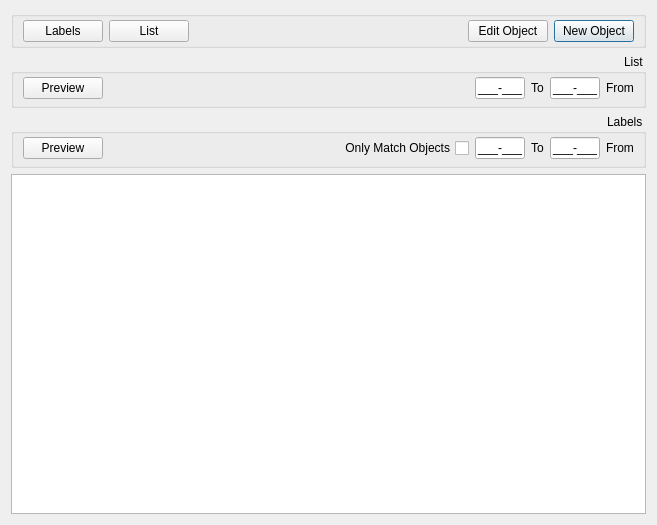
<?xml version="1.0" encoding="UTF-8"?>
<ui version="4.0">
 <class>ObjectManagement</class>
 <widget class="QDialog" name="ObjectManagement">
  <property name="geometry">
   <rect>
    <x>0</x>
    <y>0</y>
    <width>657</width>
    <height>525</height>
   </rect>
  </property>
  <property name="layoutDirection">
   <enum>Qt::RightToLeft</enum>
  </property>
  <layout class="QVBoxLayout" name="verticalLayout">
   <item>
    <widget class="QGroupBox" name="groupBox">
     <property name="title">
      <string/>
     </property>
     <layout class="QHBoxLayout" name="horizontalLayout">
      <property name="topMargin">
       <number>3</number>
      </property>
      <property name="bottomMargin">
       <number>3</number>
      </property>
      <item>
       <widget class="QPushButton" name="bNewObject">
        <property name="text">
         <string>New Object</string>
        </property>
        <property name="icon">
         <iconset resource="resources.qrc">
          <normaloff>:/images/add.png</normaloff>:/images/add.png</iconset>
        </property>
       </widget>
      </item>
      <item>
       <widget class="QPushButton" name="bEditObject">
        <property name="text">
         <string>Edit Object</string>
        </property>
        <property name="icon">
         <iconset resource="resources.qrc">
          <normaloff>:/images/edit.png</normaloff>:/images/edit.png</iconset>
        </property>
       </widget>
      </item>
      <item>
       <spacer name="horizontalSpacer">
        <property name="orientation">
         <enum>Qt::Horizontal</enum>
        </property>
        <property name="sizeHint" stdset="0">
         <size>
          <width>40</width>
          <height>20</height>
         </size>
        </property>
       </spacer>
      </item>
      <item>
       <widget class="QPushButton" name="bPrintList">
        <property name="text">
         <string>List</string>
        </property>
        <property name="icon">
         <iconset resource="resources.qrc">
          <normaloff>:/images/list.png</normaloff>:/images/list.png</iconset>
        </property>
       </widget>
      </item>
      <item>
       <widget class="QPushButton" name="bPrintLabels">
        <property name="text">
         <string>Labels</string>
        </property>
        <property name="icon">
         <iconset resource="resources.qrc">
          <normaloff>:/images/tile.png</normaloff>:/images/tile.png</iconset>
        </property>
       </widget>
      </item>
     </layout>
    </widget>
   </item>
   <item>
    <widget class="QGroupBox" name="gList">
     <property name="title">
      <string>List</string>
     </property>
     <layout class="QHBoxLayout" name="horizontalLayout_2">
      <property name="topMargin">
       <number>3</number>
      </property>
      <property name="bottomMargin">
       <number>6</number>
      </property>
      <item>
       <widget class="QLabel" name="label">
        <property name="sizePolicy">
         <sizepolicy hsizetype="Preferred" vsizetype="Fixed">
          <horstretch>0</horstretch>
          <verstretch>0</verstretch>
         </sizepolicy>
        </property>
        <property name="text">
         <string>From</string>
        </property>
       </widget>
      </item>
      <item>
       <widget class="QLineEdit" name="eFromList">
        <property name="maximumSize">
         <size>
          <width>50</width>
          <height>16777215</height>
         </size>
        </property>
        <property name="inputMask">
         <string>999-999;_</string>
        </property>
       </widget>
      </item>
      <item>
       <widget class="QLabel" name="label_2">
        <property name="sizePolicy">
         <sizepolicy hsizetype="Preferred" vsizetype="Fixed">
          <horstretch>0</horstretch>
          <verstretch>0</verstretch>
         </sizepolicy>
        </property>
        <property name="text">
         <string>To</string>
        </property>
       </widget>
      </item>
      <item>
       <widget class="QLineEdit" name="eToList">
        <property name="maximumSize">
         <size>
          <width>50</width>
          <height>16777215</height>
         </size>
        </property>
        <property name="inputMask">
         <string>999-999;_</string>
        </property>
       </widget>
      </item>
      <item>
       <spacer name="horizontalSpacer_2">
        <property name="orientation">
         <enum>Qt::Horizontal</enum>
        </property>
        <property name="sizeHint" stdset="0">
         <size>
          <width>40</width>
          <height>20</height>
         </size>
        </property>
       </spacer>
      </item>
      <item>
       <widget class="QPushButton" name="bPreviewList">
        <property name="text">
         <string>Preview</string>
        </property>
        <property name="icon">
         <iconset resource="resources.qrc">
          <normaloff>:/images/preview.png</normaloff>:/images/preview.png</iconset>
        </property>
       </widget>
      </item>
     </layout>
    </widget>
   </item>
   <item>
    <widget class="QGroupBox" name="gLabels">
     <property name="title">
      <string>Labels</string>
     </property>
     <layout class="QHBoxLayout" name="horizontalLayout_5">
      <property name="topMargin">
       <number>3</number>
      </property>
      <property name="bottomMargin">
       <number>6</number>
      </property>
      <item>
       <widget class="QLabel" name="label_7">
        <property name="sizePolicy">
         <sizepolicy hsizetype="Preferred" vsizetype="Fixed">
          <horstretch>0</horstretch>
          <verstretch>0</verstretch>
         </sizepolicy>
        </property>
        <property name="text">
         <string>From</string>
        </property>
       </widget>
      </item>
      <item>
       <widget class="QLineEdit" name="eFromLabels">
        <property name="maximumSize">
         <size>
          <width>50</width>
          <height>16777215</height>
         </size>
        </property>
        <property name="inputMask">
         <string>999-999;_</string>
        </property>
       </widget>
      </item>
      <item>
       <widget class="QLabel" name="label_8">
        <property name="sizePolicy">
         <sizepolicy hsizetype="Preferred" vsizetype="Fixed">
          <horstretch>0</horstretch>
          <verstretch>0</verstretch>
         </sizepolicy>
        </property>
        <property name="text">
         <string>To</string>
        </property>
       </widget>
      </item>
      <item>
       <widget class="QLineEdit" name="eToLabels">
        <property name="maximumSize">
         <size>
          <width>50</width>
          <height>16777215</height>
         </size>
        </property>
        <property name="inputMask">
         <string>999-999;_</string>
        </property>
       </widget>
      </item>
      <item>
       <widget class="QCheckBox" name="cOnlyMatchObjects">
        <property name="text">
         <string>Only Match Objects</string>
        </property>
       </widget>
      </item>
      <item>
       <spacer name="horizontalSpacer_5">
        <property name="orientation">
         <enum>Qt::Horizontal</enum>
        </property>
        <property name="sizeHint" stdset="0">
         <size>
          <width>40</width>
          <height>20</height>
         </size>
        </property>
       </spacer>
      </item>
      <item>
       <widget class="QPushButton" name="bPreviewLabels">
        <property name="text">
         <string>Preview</string>
        </property>
        <property name="icon">
         <iconset resource="resources.qrc">
          <normaloff>:/images/preview.png</normaloff>:/images/preview.png</iconset>
        </property>
       </widget>
      </item>
     </layout>
    </widget>
   </item>
   <item>
    <widget class="QTableView" name="tObjects"/>
   </item>
  </layout>
 </widget>
 <resources>
  <include location="resources.qrc"/>
 </resources>
 <connections/>
</ui>
